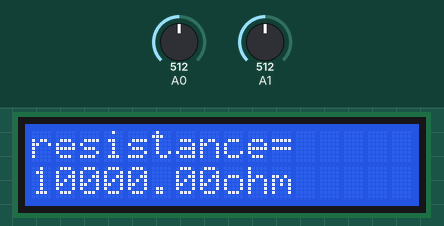
Simulated run of this sketch. Board: Arduino Uno, built with avr-gcc and run on an emulated ATmega328P. On the bench: 16×2 character LCD. Inputs (shaded band) come from the test bench; at power-on: A0 = 512, A1 = 512. What the sketch prints to the serial monitor is not drawn.

Above: at 1.2 s.
1.3 s: A0 set to 497
At 3.2 s:
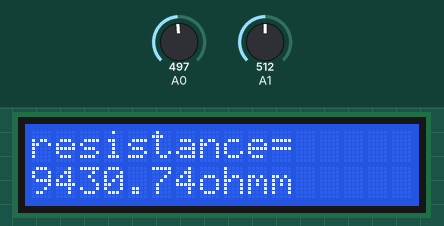
3.5 s: A0 set to 100
At 5.2 s:
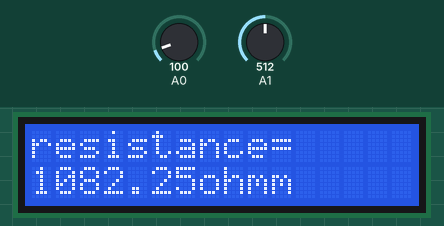
5.5 s: A0 set to 87
At 7.2 s:
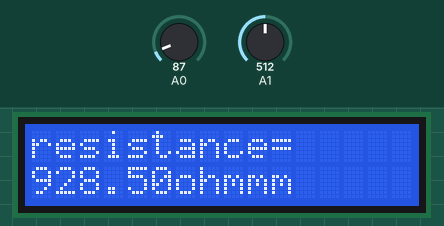
7.5 s: A0 set to 12
At 9.1 s:
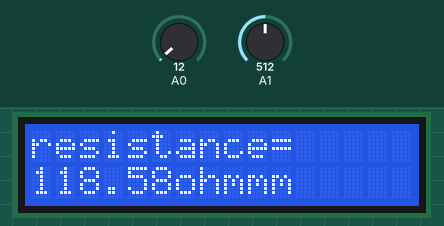
9.6 s: A0 set to 9
At 10.9 s:
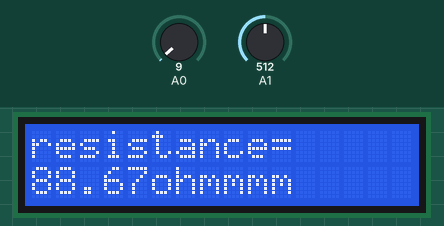
11.6 s: A0 set to 0
At 12.7 s:
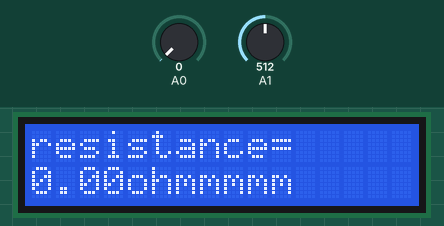
Timing chart, 0 to 14.6 s (numbered marks = the images above; inputs shaded):
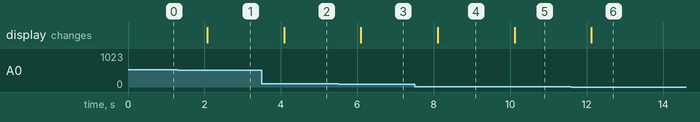

Measured:
- the behaviour switches between 512 and 511 on A0 (found by bisection; images 0 and 1)
- the behaviour switches between 94 and 93 on A0 (found by bisection; images 2 and 3)
- the behaviour switches between 11 and 10 on A0 (found by bisection; images 4 and 5)
- after the input at 1.3 s, the display: changes after 0.78 s (image 1)
- after the input at 3.5 s, the display: changes after 0.59 s (image 2)
- after the input at 5.5 s, the display: changes after 0.60 s (image 3)
- after the input at 7.5 s, the display: changes after 0.61 s (image 4)
- after the input at 9.6 s, the display: changes after 0.51 s (image 5)
- after the input at 11.6 s, the display: changes after 0.52 s (image 6)

The sketch:

sketch_jun10b_proj_ammeter.ino
```cpp
#include<LiquidCrystal.h>
LiquidCrystal lcd(8, 9, 10, 11, 12, 13);

void setup() {
   Serial.begin(9600);
  lcd.begin(16, 2);


 // Serial.println(c);


  // put your setup code here, to run once:

}

void loop() {
   lcd.setCursor(0, 0);
  int v1=analogRead(A0),v2=analogRead(A1),r1=10000;
  float v,r;
  v=(v1)/1024.0;
  r=(r1*v)/(1-v);
 // float c=(v*0.00488)/r;
  lcd.print("resistance=");
  lcd.setCursor(0,1);
  lcd.print(r);
  lcd.print("ohm");
  Serial.println(v1);
  Serial.println(v);
   Serial.println(r);

 // Serial.println(r);
  delay(1000);

}
```
